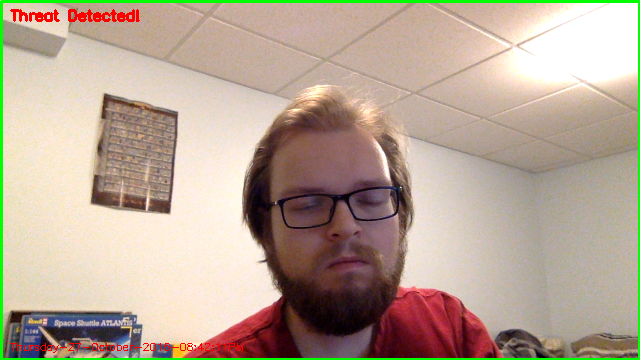
#> input picture openCVSetup/Thursday-27-October-2016-08:42:11PM.png, 640 x 360 px, given in place of the camera
$ python detector.py   (Python 2 division)
#> lines starting #> are read from the running program, lines starting #| are printed output that depends on the picture
# import the necessary packages
import argparse
import datetime
#import imutils #ignoring for now
import time
import cv2
import requests
import pytz

threatText = "Threat Detected!"
secureText = "Area Secure"
imageType = ".png"
averageBGFrame = None;
imgScale = 0.5; #change the image size
minFindArea = 5000; #min area of find, removes small pieces of movement
#used by the gaussian blur function, these are the sizes for the area that the function will blur over in pixels
blurKernalSizeX = 11;
blurKernalSizeY = 11;
blurKernalSigmaX = 0;
#threshhold Values
greyscaleThreshholdValue = 25 # on a scale of 0-255 (white to black) the threshhold is the cutoff for which pixels are kept during the threshhold function if below they are kept(and turned white) and above are turned black
greyscaleBlack = 255

accumulateSpeed = 0.01; #speed at which accumulator forgets old values

#number of passes of dialation, higher means larger merging
dilationMultiplier = 4;

lastCaptureTime = time.time();
captureInterval = 10#seconds
#starts the videocam on the default channel 0
camera = cv2.VideoCapture(0); #starts the videocam on the default channel 0
 #sleep long enough for the camera to boot up and what not
time.sleep(2)
#main loop of the program, will continue
while True:
    text = secureText
    #read in the first frame from the video stream
    (frameReadCorrectly, readFrame) = camera.read();
#> readFrame is the input picture: shape (360, 640, 3); mean B, G, R 149.1, 165.9, 183.6
    if not frameReadCorrectly:
        break
    #resize frame to half size fx and fy are size scales
    readFrame = cv2.resize(readFrame, (0,0), fx=imgScale, fy=imgScale)
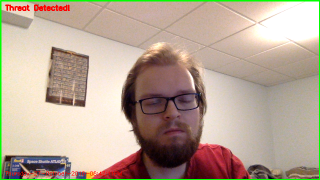
#> readFrame: shape (180, 320, 3); mean B, G, R 149.2, 166, 183.7
    #cv2.imshow('Step 0: Frame Before Processing', readFrame)
    #cv2.imwrite("InitialFrame.png", readFrame)
    #converts the frame to black and white and preforms a blur on the image
    #smoothing out the image and reducing "noise" making processing easier later
    blackWhiteFrame = cv2.cvtColor(readFrame, cv2.COLOR_BGR2GRAY);
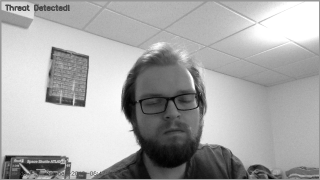
#> blackWhiteFrame: shape (180, 320); min 2, max 255, mean 169.4
    blackWhiteFrame = cv2.GaussianBlur(blackWhiteFrame, (blurKernalSizeX, blurKernalSizeY), blurKernalSigmaX);
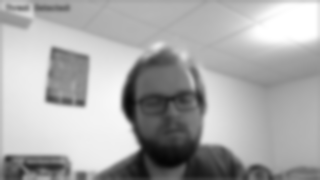
#> blackWhiteFrame: shape (180, 320); min 6, max 255, mean 169.4
    #cv2.imshow('Step 1: Convert to Grayscale', blackWhiteFrame)
    #cv2.imwrite("GreyscaleFrame.png", blackWhiteFrame)
    #This initializes the background, which is an average of the frames before it
    #instead of comparing to a static background, this can change over time
    if averageBGFrame is None:
        averageBGFrame = blackWhiteFrame.copy().astype("float")
        continue


    #adds blackWhiteFrame image onto averageBGFrame as a weighted average, the higher the speed the faster the weight will shift from older values
    cv2.accumulateWeighted(blackWhiteFrame, averageBGFrame, accumulateSpeed)
    #cv2.imshow('Step 2: Averaging the Frame', cv2.convertScaleAbs(averageBGFrame))
    #cv2.imwrite("AverageFrame.png", cv2.convertScaleAbs(averageBGFrame))
    #take the difference betwen initial frame and current Frame
    frameDelta = cv2.absdiff(blackWhiteFrame, cv2.convertScaleAbs(averageBGFrame))
    #threshhold converts any pixels below the greyscaleThreshholdValue to white and above to black
    ret, threshholdFrame = cv2.threshold(frameDelta, greyscaleThreshholdValue, greyscaleBlack, cv2.THRESH_BINARY)
    # [7 lines of commented-out code are left out]
    dilatedFrame = cv2.dilate(threshholdFrame, None, iterations=dilationMultiplier)
    #cv2.imshow('Step 5: Dialate the Movement', dilatedFrame)
    #cv2.imwrite("DilateFrame.png", dilatedFrame)

    #finds all the seperate shapes in white in the image (all the pieces of movement)

    #README if you have errors with this line, change the left side to (contours, _) in newer versions of opencv2 there is different number of return vals
    (contours, _) = cv2.findContours(dilatedFrame.copy(), cv2.RETR_EXTERNAL,
		cv2.CHAIN_APPROX_SIMPLE)

    #This next block of code finds the largest contourArea and draws a box around it on the screen
    biggestAreaFound = 0;
    biggestContour = None;
    for c in contours:
        cArea = cv2.contourArea(c);
        #contours must be larger than a specified size to weed out small pieces of movement
        if cArea > minFindArea:
            #keeps only the biggest contours
            if cArea > biggestAreaFound:
                biggestAreaFound = cArea;
                biggestContour = c;
                text = threatText

    #create the bounding rectangle for the largest contour
    if biggestContour is not None:
        (x, y, w, h) = cv2.boundingRect(biggestContour)
        cv2.rectangle(readFrame, (x, y), (x + w, y + h), (0, 255, 0), 2)

    ##draw the bounding rectangle on the image as well as a  timestamp and status
    cv2.putText(readFrame, text, (10, 20), cv2.FONT_HERSHEY_SIMPLEX, 0.5, (0, 0, 255), 2)
    currentTime = datetime.datetime.now(pytz.timezone("America/Regina"));
    currentTimeString = currentTime.strftime("%A-%d-%B-%Y-%I:%M:%S%p")
    ct = time.time()
    cv2.putText(readFrame, currentTimeString, (10, readFrame.shape[0] - 10), cv2.FONT_HERSHEY_SIMPLEX, 0.35, (0, 0, 255))
    cv2.imshow('Final Image', readFrame)
    #cv2.imwrite("FinalFrame.png", readFrame)

    if ((ct-lastCaptureTime) > captureInterval) and text == threatText:
        lastCaptureTime = ct
        imgName = currentTimeString+imageType
        print "saving image: "+imgName
        cv2.imwrite(imgName, readFrame)
        #Now to send the image to the cloud storage
        r = requests.post('http://laforgesplayground.appspot.com/pictures/', files={'picture': open(imgName, 'rb')})
        print r.text


    if cv2.waitKey(1) == 27:
            break  # esc to quit
cv2.destroyAllWindows()

$ run again, on openCVSetup/Thursday-27-October-2016-08:43:42PM.png
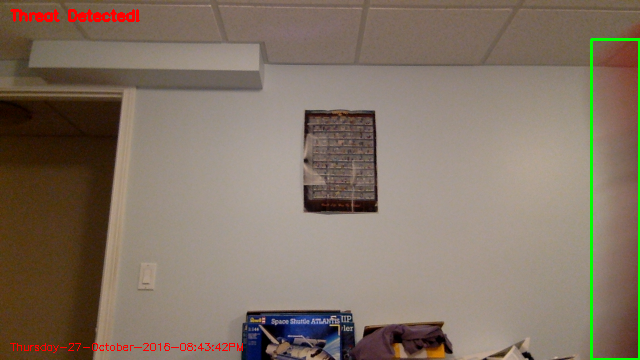
#> input picture openCVSetup/Thursday-27-October-2016-08:43:42PM.png, 640 x 360 px, given in place of the camera
#> readFrame is the input picture: shape (360, 640, 3); mean B, G, R 101.3, 115.8, 130.7
#> `readFrame = cv2.resize(readFrame, (0,0), fx=imgScale, fy=imgScale)`:
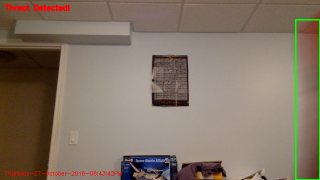
#> readFrame: shape (180, 320, 3); mean B, G, R 101.4, 115.9, 130.8
#> `blackWhiteFrame = cv2.GaussianBlur(blackWhiteFrame, (blurKernalSizeX, ..`:
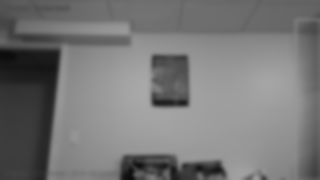
#> blackWhiteFrame: shape (180, 320); min 10, max 168, mean 118.6

$ run again, on openCVSetup/Thursday-27-October-2016-08:43:52PM.png
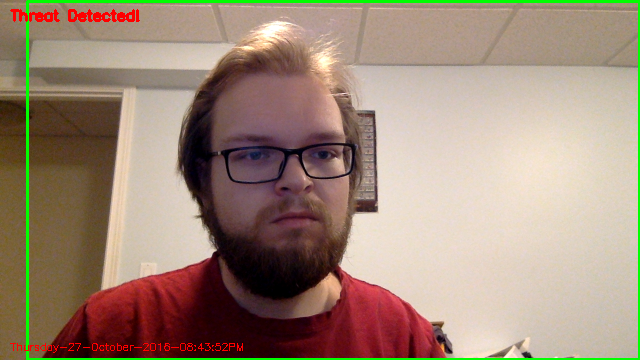
#> input picture openCVSetup/Thursday-27-October-2016-08:43:52PM.png, 640 x 360 px, given in place of the camera
#> readFrame is the input picture: shape (360, 640, 3); mean B, G, R 120, 137.5, 159.3
#> `readFrame = cv2.resize(readFrame, (0,0), fx=imgScale, fy=imgScale)`:
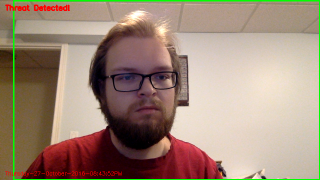
#> readFrame: shape (180, 320, 3); mean B, G, R 120.1, 137.6, 159.4
#> `blackWhiteFrame = cv2.GaussianBlur(blackWhiteFrame, (blurKernalSizeX, ..`:
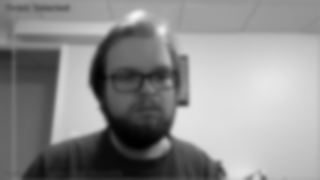
#> blackWhiteFrame: shape (180, 320); min 0, max 246, mean 142

$ run again, on openCVSetup/Thursday-27-October-2016-08:44:02PM.png
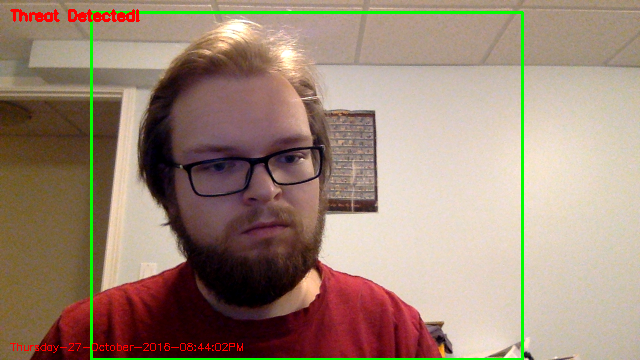
#> input picture openCVSetup/Thursday-27-October-2016-08:44:02PM.png, 640 x 360 px, given in place of the camera
#> readFrame is the input picture: shape (360, 640, 3); mean B, G, R 118, 134.9, 157.9
#> `readFrame = cv2.resize(readFrame, (0,0), fx=imgScale, fy=imgScale)`:
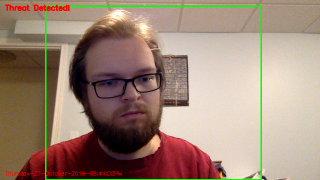
#> readFrame: shape (180, 320, 3); mean B, G, R 118.1, 135.1, 158.1
#> `blackWhiteFrame = cv2.GaussianBlur(blackWhiteFrame, (blurKernalSizeX, ..`:
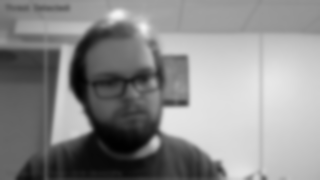
#> blackWhiteFrame: shape (180, 320); min 1, max 244, mean 139.9
